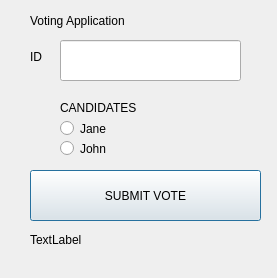
<?xml version="1.0" encoding="UTF-8"?>
<ui version="4.0">
 <class>Dialog</class>
 <widget class="QDialog" name="Dialog">
  <property name="geometry">
   <rect>
    <x>0</x>
    <y>0</y>
    <width>277</width>
    <height>278</height>
   </rect>
  </property>
  <property name="windowTitle">
   <string>Dialog</string>
  </property>
  <widget class="QLabel" name="label_title">
   <property name="geometry">
    <rect>
     <x>30</x>
     <y>10</y>
     <width>131</width>
     <height>21</height>
    </rect>
   </property>
   <property name="text">
    <string>Voting Application</string>
   </property>
  </widget>
  <widget class="QLineEdit" name="Input_ID">
   <property name="geometry">
    <rect>
     <x>60</x>
     <y>40</y>
     <width>181</width>
     <height>41</height>
    </rect>
   </property>
  </widget>
  <widget class="QPushButton" name="Button_submit">
   <property name="geometry">
    <rect>
     <x>30</x>
     <y>170</y>
     <width>231</width>
     <height>51</height>
    </rect>
   </property>
   <property name="text">
    <string>SUBMIT VOTE</string>
   </property>
  </widget>
  <widget class="QLabel" name="label_ID">
   <property name="geometry">
    <rect>
     <x>30</x>
     <y>50</y>
     <width>47</width>
     <height>13</height>
    </rect>
   </property>
   <property name="text">
    <string>ID</string>
   </property>
  </widget>
  <widget class="QLabel" name="label_candidate">
   <property name="geometry">
    <rect>
     <x>60</x>
     <y>100</y>
     <width>101</width>
     <height>16</height>
    </rect>
   </property>
   <property name="text">
    <string>CANDIDATES</string>
   </property>
  </widget>
  <widget class="QRadioButton" name="Button_Jane">
   <property name="geometry">
    <rect>
     <x>60</x>
     <y>120</y>
     <width>82</width>
     <height>17</height>
    </rect>
   </property>
   <property name="text">
    <string>Jane</string>
   </property>
   <attribute name="buttonGroup">
    <string notr="true">buttonGroup</string>
   </attribute>
  </widget>
  <widget class="QRadioButton" name="Button_John">
   <property name="geometry">
    <rect>
     <x>60</x>
     <y>140</y>
     <width>82</width>
     <height>17</height>
    </rect>
   </property>
   <property name="text">
    <string>John</string>
   </property>
   <attribute name="buttonGroup">
    <string notr="true">buttonGroup</string>
   </attribute>
  </widget>
  <widget class="QLabel" name="label_Text">
   <property name="geometry">
    <rect>
     <x>30</x>
     <y>230</y>
     <width>231</width>
     <height>20</height>
    </rect>
   </property>
   <property name="text">
    <string>TextLabel</string>
   </property>
  </widget>
 </widget>
 <resources/>
 <connections/>
 <buttongroups>
  <buttongroup name="buttonGroup"/>
 </buttongroups>
</ui>
